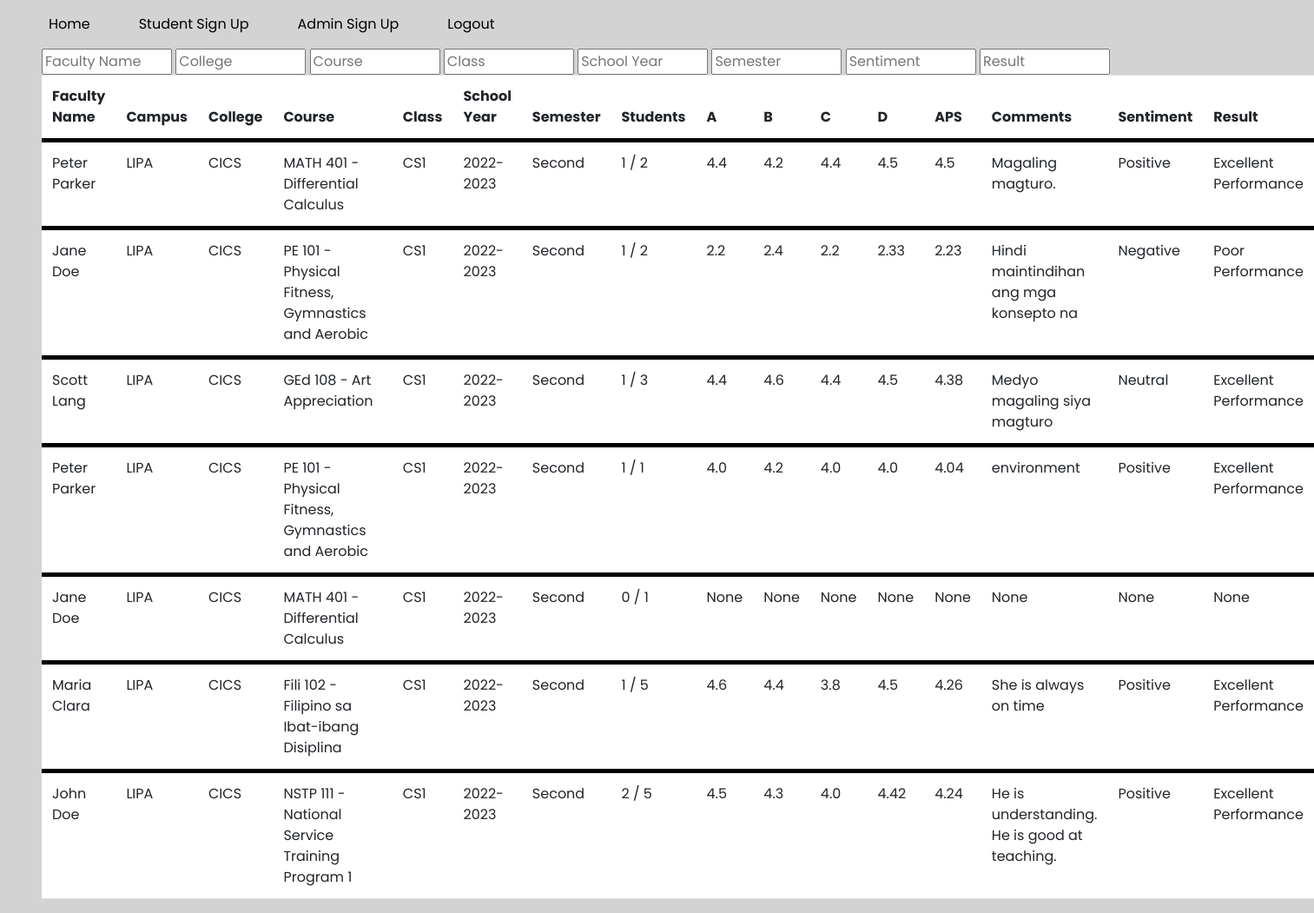
The page /showRec on the database its author committed.
### website/models.py (models this page shows)
class Result(db.Model):
  id = db.Column(db.Integer, primary_key=True)
  facultyName = db.Column(db.String(255))
  campus = db.Column(db.String(255))
  college = db.Column(db.String(255))
  course = db.Column(db.String(255))
  facultyClass = db.Column(db.String(255))
  schoolYear = db.Column(db.String(255))
  semester = db.Column(db.String(255))
  studentsAnswered = db.Column(db.String(255))
  catA = db.Column(db.Float)
  catB = db.Column(db.Float)
  catC = db.Column(db.Float)
  catD = db.Column(db.Float)
  APS = db.Column(db.Float)
  sentimentTracker = db.Column(db.Float)
  senAnalysis = db.Column(db.String(255))
  comments = db.Column(db.String(255))
  result = db.Column(db.String(255))

### website/views.py (the view)
@views.route('/showRec')
def showRec():
    records = Result.query.all()
    return render_template("showRec.html",records=records)

### website/templates/showRec.html (shortened to what this page needs)
{% extends "base.html" %} {% block title %}Result{% endblock %}
{% block nav%}
<nav class="navbar navbar-expand-lg navbar-light ps-5">
  <div class="collapse navbar-collapse" id="navbarNav">
    <ul class="navbar-nav">
      <li class="nav-item active">
        <a  id="navnav2" class="nav-item nav-link pe-5" id="showRec" href="/showRec">Home</a>
      </li>
      <li class="nav-item active">
        <a id="navnav2" class="nav-item nav-link pe-5" id="studentSignUp" href="/studentSignUp">Student Sign Up</a>
      </li>
      <li class="nav-item active">
        <a id="navnav2" class="nav-item nav-link pe-5" id="adminSignUp" href="/adminSignUp">Admin Sign Up</a>
      </li>
      <li class="nav-item active">
        <a id="navnav2" class="nav-item nav-link pe-5" id="logout" href="/logout">Logout</a>
      </li>
    </ul>
  </div>
</nav>
{% endblock %}
{% block content%}
  <div class="ms-5">
    <input type="text" id="nameInput" placeholder="Faculty Name" style="width: 150px;">
    <input type="text" id="collegeInput" placeholder="College" style="width: 150px;">
    <input type="text" id="courseInput" placeholder="Course" style="width: 150px;">
    <input type="text" id="classInput" placeholder="Class" style="width: 150px;">
    <input type="text" id="yearInput" placeholder="School Year" style="width: 150px;">
    <input type="text" id="semInput" placeholder="Semester" style="width: 150px;">
    <input type="text" id="sentimentInput" placeholder="Sentiment" style="width: 150px;">
    <input type="text" id="resultInput" placeholder="Result" style="width: 150px;">
    <table class="table" id="myTable">
      <thead>
        <tr>
          <th style="width: 1%;">Faculty Name</th>
          <th style="width: 1%;">Campus</th>
          <th style="width: 1%;">College</th>
          <th style="width: 100%;">Course</th>
          <th style="width: 1%;">Class</th>
          <th style="width: 100%;">School Year</th>
          <th style="width: 100%;">Semester</th>
          <th style="width: 100%;">Students</th>
          <th style="width: 1%;">A</th>
          <th style="width: 1%;">B</th>
          <th style="width: 1%;">C</th>
          <th style="width: 1%;">D</th>
          <th style="width: 1%;">APS</th>
          <th style="width: 100%;">Comments</th>
          <th>Sentiment</th>
          <th>Result</th>
        </tr>
      </thead>
      <tbody>
        {% for rec in records | reverse %}
        <tr style="border-top: solid black 5px ;">
          <td>
            {{ rec.facultyName }}
          </td>
          <td>
            {{ rec.campus }}
          </td>
          <td>
            {{ rec.college }}
          </td>
          <td>
            {{ rec.course }}
          </td>
          <td>
            {{ rec.facultyClass }}
          </td>
          <td>
            {{ rec.schoolYear }}
          </td>
          <td>
            {{ rec.semester }}
          </td>
          <td>
            {{ rec.studentsAnswered }}
          </td>
          <td>
            {{ rec.catA }}
          </td>
          <td>
            {{ rec.catB }}
          </td>
          <td>
            {{ rec.catC }}
          </td>
          <td>
            {{ rec.catD }}
          </td>
          <td>
            {{ rec.APS }}
          </td>
          <td>
            <div style="max-height: 100px; overflow-x: hidden; overflow-y: auto;">
              {{ rec.comments }}
            </div>
          </td>
          <td>
            {{ rec.senAnalysis }}
          </td>
          <td>
            {{ rec.result }}
          </td>
        </tr>
      {% endfor %}
      </tbody>
    </table>
  </div>
{% endblock %}

### website/static/styles2.css (style rules this page uses)
#navnav2 { color: black; }

### website/templates/showRec.html (style rules this page uses)
body { background-color: lightgrey; font-family: 'Poppins', sans-serif }

### rows shown on the page
Result: facultyName "Peter Parker", campus "LIPA", college "CICS", course "MATH 401 - Differential Calculus", facultyClass "CS1", schoolYear "2022-2023", semester "Second", studentsAnswered "1 / 2", catA "4.4", catB "4.2", catC "4.4", catD "4.5", APS "4.5", comments "Magaling magturo.", senAnalysis "Positive", result "Excellent Performance"
Result: facultyName "Jane Doe", campus "LIPA", college "CICS", course "PE 101 - Physical Fitness, Gymnastics and Aerobic", facultyClass "CS1", schoolYear "2022-2023", semester "Second", studentsAnswered "1 / 2", catA "2.2", catB "2.4", catC "2.2", catD "2.33", APS "2.23", comments "Hindi maintindihan ang mga konsepto na…", senAnalysis "Negative", result "Poor Performance"
Result: facultyName "Scott Lang", campus "LIPA", college "CICS", course "GEd 108 - Art Appreciation", facultyClass "CS1", schoolYear "2022-2023", semester "Second", studentsAnswered "1 / 3", catA "4.4", catB "4.6", catC "4.4", catD "4.5", APS "4.38", comments "Medyo magaling siya magturo", senAnalysis "Neutral", result "Excellent Performance"
Result: facultyName "Peter Parker", campus "LIPA", college "CICS", course "PE 101 - Physical Fitness, Gymnastics and Aerobic", facultyClass "CS1", schoolYear "2022-2023", semester "Second", studentsAnswered "1 / 1", catA "4.0", catB "4.2", catC "4.0", catD "4.0", APS "4.04", comments "environment", senAnalysis "Positive", result "Excellent Performance"
Result: facultyName "Jane Doe", campus "LIPA", college "CICS", course "MATH 401 - Differential Calculus", facultyClass "CS1", schoolYear "2022-2023", semester "Second", studentsAnswered "0 / 1", catA "None", catB "None", catC "None", catD "None", APS "None", comments "None", senAnalysis "None", result "None"
Result: facultyName "Maria Clara", campus "LIPA", college "CICS", course "Fili 102 - Filipino sa Ibat-ibang Disiplina", facultyClass "CS1", schoolYear "2022-2023", semester "Second", studentsAnswered "1 / 5", catA "4.6", catB "4.4", catC "3.8", catD "4.5", APS "4.26", comments "She is always on time", senAnalysis "Positive", result "Excellent Performance"
Result: facultyName "John Doe", campus "LIPA", college "CICS", course "NSTP 111 - National Service Training Program 1", facultyClass "CS1", schoolYear "2022-2023", semester "Second", studentsAnswered "2 / 5", catA "4.5", catB "4.3", catC "4.0", catD "4.42", APS "4.24", comments "He is understanding. He is good at teaching.", senAnalysis "Positive", result "Excellent Performance"
